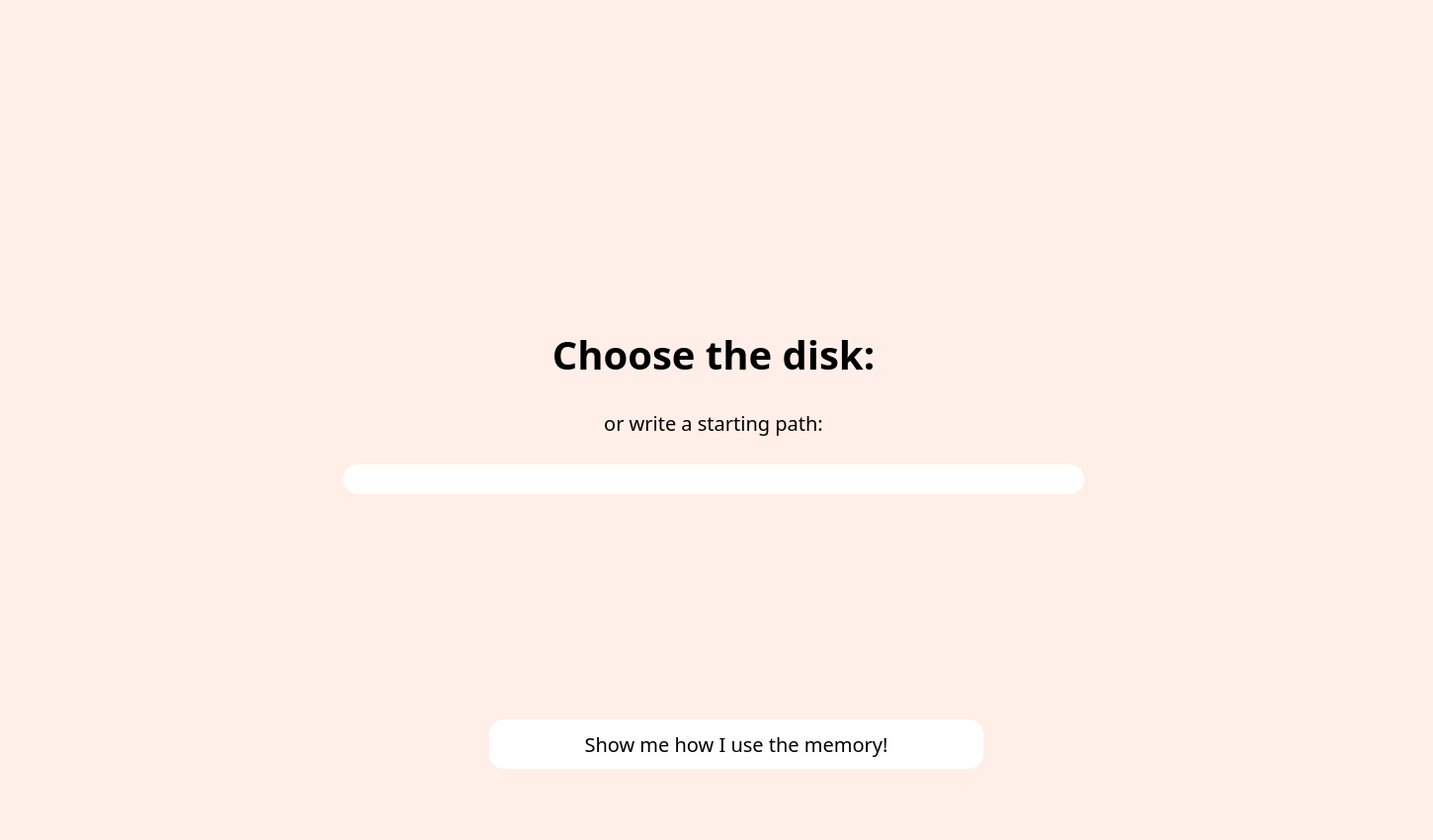
<?xml version="1.0" encoding="UTF-8"?>
<ui version="4.0">
 <class>StackedWidget</class>
 <widget class="QStackedWidget" name="StackedWidget">
  <property name="geometry">
   <rect>
    <x>0</x>
    <y>0</y>
    <width>1450</width>
    <height>850</height>
   </rect>
  </property>
  <property name="sizePolicy">
   <sizepolicy hsizetype="Expanding" vsizetype="Expanding">
    <horstretch>0</horstretch>
    <verstretch>0</verstretch>
   </sizepolicy>
  </property>
  <property name="windowTitle">
   <string>StackedWidget</string>
  </property>
  <property name="styleSheet">
   <string notr="true">background-color: rgb(255, 239, 232);</string>
  </property>
  <property name="currentIndex">
   <number>0</number>
  </property>
  <widget class="QWidget" name="page_1">
   <property name="sizePolicy">
    <sizepolicy hsizetype="Expanding" vsizetype="Expanding">
     <horstretch>0</horstretch>
     <verstretch>0</verstretch>
    </sizepolicy>
   </property>
   <layout class="QGridLayout" name="gridLayout">
    <item row="4" column="0">
     <spacer name="horizontalSpacer">
      <property name="orientation">
       <enum>Qt::Horizontal</enum>
      </property>
      <property name="sizeType">
       <enum>QSizePolicy::Fixed</enum>
      </property>
      <property name="sizeHint" stdset="0">
       <size>
        <width>40</width>
        <height>20</height>
       </size>
      </property>
     </spacer>
    </item>
    <item row="8" column="1">
     <spacer name="verticalSpacer_3">
      <property name="orientation">
       <enum>Qt::Vertical</enum>
      </property>
      <property name="sizeType">
       <enum>QSizePolicy::Fixed</enum>
      </property>
      <property name="sizeHint" stdset="0">
       <size>
        <width>20</width>
        <height>40</height>
       </size>
      </property>
     </spacer>
    </item>
    <item row="0" column="1">
     <spacer name="verticalSpacer">
      <property name="orientation">
       <enum>Qt::Vertical</enum>
      </property>
      <property name="sizeType">
       <enum>QSizePolicy::Fixed</enum>
      </property>
      <property name="sizeHint" stdset="0">
       <size>
        <width>20</width>
        <height>300</height>
       </size>
      </property>
     </spacer>
    </item>
    <item row="1" column="1">
     <widget class="QLabel" name="label">
      <property name="sizePolicy">
       <sizepolicy hsizetype="Expanding" vsizetype="Fixed">
        <horstretch>0</horstretch>
        <verstretch>20</verstretch>
       </sizepolicy>
      </property>
      <property name="font">
       <font>
        <family>Montserrat ExtraBold</family>
        <pointsize>30</pointsize>
        <weight>75</weight>
        <bold>true</bold>
        <stylestrategy>PreferDefault</stylestrategy>
       </font>
      </property>
      <property name="text">
       <string>Choose the disk:</string>
      </property>
      <property name="alignment">
       <set>Qt::AlignCenter</set>
      </property>
     </widget>
    </item>
    <item row="7" column="1" colspan="2" alignment="Qt::AlignHCenter">
     <widget class="QPushButton" name="startButton">
      <property name="sizePolicy">
       <sizepolicy hsizetype="Fixed" vsizetype="Fixed">
        <horstretch>0</horstretch>
        <verstretch>0</verstretch>
       </sizepolicy>
      </property>
      <property name="minimumSize">
       <size>
        <width>500</width>
        <height>50</height>
       </size>
      </property>
      <property name="font">
       <font>
        <family>Montserrat Medium</family>
        <pointsize>15</pointsize>
        <stylestrategy>PreferAntialias</stylestrategy>
       </font>
      </property>
      <property name="styleSheet">
       <string notr="true">QPushButton {
background-color: rgb(255, 255, 255);
border-style: solid;
border-radius: 15px;
}

QPushButton:hover {
background-color: rgb(255, 246, 242);
}</string>
      </property>
      <property name="text">
       <string>Show me how I use the memory!</string>
      </property>
     </widget>
    </item>
    <item row="4" column="2">
     <spacer name="horizontalSpacer_2">
      <property name="orientation">
       <enum>Qt::Horizontal</enum>
      </property>
      <property name="sizeType">
       <enum>QSizePolicy::Fixed</enum>
      </property>
      <property name="sizeHint" stdset="0">
       <size>
        <width>40</width>
        <height>20</height>
       </size>
      </property>
     </spacer>
    </item>
    <item row="3" column="1">
     <widget class="QLabel" name="label_2">
      <property name="sizePolicy">
       <sizepolicy hsizetype="Expanding" vsizetype="Fixed">
        <horstretch>0</horstretch>
        <verstretch>0</verstretch>
       </sizepolicy>
      </property>
      <property name="font">
       <font>
        <family>Montserrat Medium</family>
        <pointsize>15</pointsize>
        <stylestrategy>PreferDefault</stylestrategy>
       </font>
      </property>
      <property name="text">
       <string>or write a starting path:</string>
      </property>
      <property name="alignment">
       <set>Qt::AlignCenter</set>
      </property>
     </widget>
    </item>
    <item row="2" column="1">
     <layout class="QHBoxLayout" name="disksLayout">
      <property name="sizeConstraint">
       <enum>QLayout::SetNoConstraint</enum>
      </property>
     </layout>
    </item>
    <item row="4" column="1" alignment="Qt::AlignHCenter">
     <widget class="QLineEdit" name="customPathEdit">
      <property name="sizePolicy">
       <sizepolicy hsizetype="Fixed" vsizetype="Fixed">
        <horstretch>0</horstretch>
        <verstretch>0</verstretch>
       </sizepolicy>
      </property>
      <property name="minimumSize">
       <size>
        <width>750</width>
        <height>30</height>
       </size>
      </property>
      <property name="baseSize">
       <size>
        <width>0</width>
        <height>0</height>
       </size>
      </property>
      <property name="styleSheet">
       <string notr="true">background-color: rgb(255, 255, 255);
border-style: solid;
border-radius: 15px;</string>
      </property>
      <property name="alignment">
       <set>Qt::AlignCenter</set>
      </property>
     </widget>
    </item>
    <item row="5" column="1">
     <spacer name="verticalSpacer_2">
      <property name="orientation">
       <enum>Qt::Vertical</enum>
      </property>
      <property name="sizeType">
       <enum>QSizePolicy::Fixed</enum>
      </property>
      <property name="sizeHint" stdset="0">
       <size>
        <width>20</width>
        <height>200</height>
       </size>
      </property>
     </spacer>
    </item>
   </layout>
  </widget>
  <widget class="QWidget" name="page_2">
   <property name="sizePolicy">
    <sizepolicy hsizetype="Expanding" vsizetype="Expanding">
     <horstretch>0</horstretch>
     <verstretch>0</verstretch>
    </sizepolicy>
   </property>
   <layout class="QGridLayout" name="gridLayout_3">
    <item row="3" column="1">
     <widget class="QProgressBar" name="progressBar">
      <property name="sizePolicy">
       <sizepolicy hsizetype="Expanding" vsizetype="Fixed">
        <horstretch>0</horstretch>
        <verstretch>0</verstretch>
       </sizepolicy>
      </property>
      <property name="minimumSize">
       <size>
        <width>0</width>
        <height>40</height>
       </size>
      </property>
      <property name="styleSheet">
       <string notr="true">QProgressBar {
border: none;
background-color: rgb(255, 255, 255);
border-radius: 15px;
text-align: center;
}

QProgressBar::chunk {
background-color: rgb(255, 186, 158);
border-radius: 15px;
}</string>
      </property>
      <property name="value">
       <number>24</number>
      </property>
      <property name="alignment">
       <set>Qt::AlignRight|Qt::AlignTrailing|Qt::AlignVCenter</set>
      </property>
     </widget>
    </item>
    <item row="3" column="2">
     <spacer name="horizontalSpacer_6">
      <property name="orientation">
       <enum>Qt::Horizontal</enum>
      </property>
      <property name="sizeType">
       <enum>QSizePolicy::Fixed</enum>
      </property>
      <property name="sizeHint" stdset="0">
       <size>
        <width>40</width>
        <height>20</height>
       </size>
      </property>
     </spacer>
    </item>
    <item row="4" column="1">
     <spacer name="verticalSpacer_6">
      <property name="orientation">
       <enum>Qt::Vertical</enum>
      </property>
      <property name="sizeType">
       <enum>QSizePolicy::Fixed</enum>
      </property>
      <property name="sizeHint" stdset="0">
       <size>
        <width>20</width>
        <height>40</height>
       </size>
      </property>
     </spacer>
    </item>
    <item row="3" column="0">
     <spacer name="horizontalSpacer_5">
      <property name="orientation">
       <enum>Qt::Horizontal</enum>
      </property>
      <property name="sizeType">
       <enum>QSizePolicy::Fixed</enum>
      </property>
      <property name="sizeHint" stdset="0">
       <size>
        <width>40</width>
        <height>20</height>
       </size>
      </property>
     </spacer>
    </item>
    <item row="2" column="1">
     <spacer name="verticalSpacer_7">
      <property name="orientation">
       <enum>Qt::Vertical</enum>
      </property>
      <property name="sizeType">
       <enum>QSizePolicy::Fixed</enum>
      </property>
      <property name="sizeHint" stdset="0">
       <size>
        <width>20</width>
        <height>40</height>
       </size>
      </property>
     </spacer>
    </item>
    <item row="1" column="1" alignment="Qt::AlignHCenter">
     <widget class="QLabel" name="label_3">
      <property name="text">
       <string>TextLabel</string>
      </property>
     </widget>
    </item>
    <item row="0" column="1">
     <spacer name="verticalSpacer_8">
      <property name="orientation">
       <enum>Qt::Vertical</enum>
      </property>
      <property name="sizeType">
       <enum>QSizePolicy::Fixed</enum>
      </property>
      <property name="sizeHint" stdset="0">
       <size>
        <width>20</width>
        <height>40</height>
       </size>
      </property>
     </spacer>
    </item>
   </layout>
  </widget>
  <widget class="QWidget" name="page_3">
   <property name="sizePolicy">
    <sizepolicy hsizetype="Expanding" vsizetype="Expanding">
     <horstretch>0</horstretch>
     <verstretch>0</verstretch>
    </sizepolicy>
   </property>
   <layout class="QGridLayout" name="gridLayout_2">
    <item row="3" column="1">
     <spacer name="verticalSpacer_5">
      <property name="orientation">
       <enum>Qt::Vertical</enum>
      </property>
      <property name="sizeType">
       <enum>QSizePolicy::Fixed</enum>
      </property>
      <property name="sizeHint" stdset="0">
       <size>
        <width>20</width>
        <height>40</height>
       </size>
      </property>
     </spacer>
    </item>
    <item row="1" column="3">
     <spacer name="horizontalSpacer_4">
      <property name="orientation">
       <enum>Qt::Horizontal</enum>
      </property>
      <property name="sizeType">
       <enum>QSizePolicy::Fixed</enum>
      </property>
      <property name="sizeHint" stdset="0">
       <size>
        <width>40</width>
        <height>20</height>
       </size>
      </property>
     </spacer>
    </item>
    <item row="1" column="0">
     <spacer name="horizontalSpacer_3">
      <property name="orientation">
       <enum>Qt::Horizontal</enum>
      </property>
      <property name="sizeType">
       <enum>QSizePolicy::Fixed</enum>
      </property>
      <property name="sizeHint" stdset="0">
       <size>
        <width>40</width>
        <height>20</height>
       </size>
      </property>
     </spacer>
    </item>
    <item row="1" column="2">
     <widget class="QChartView" name="chart">
      <property name="sizePolicy">
       <sizepolicy hsizetype="Preferred" vsizetype="Expanding">
        <horstretch>2</horstretch>
        <verstretch>0</verstretch>
       </sizepolicy>
      </property>
      <property name="font">
       <font>
        <stylestrategy>PreferDefault</stylestrategy>
       </font>
      </property>
      <property name="styleSheet">
       <string notr="true">background-color: rgb(255, 255, 255);
border-style: solid;
border-radius: 15px;</string>
      </property>
     </widget>
    </item>
    <item row="3" column="2">
     <spacer name="verticalSpacer_9">
      <property name="orientation">
       <enum>Qt::Vertical</enum>
      </property>
      <property name="sizeType">
       <enum>QSizePolicy::Fixed</enum>
      </property>
      <property name="sizeHint" stdset="0">
       <size>
        <width>20</width>
        <height>40</height>
       </size>
      </property>
     </spacer>
    </item>
    <item row="0" column="1">
     <spacer name="verticalSpacer_4">
      <property name="orientation">
       <enum>Qt::Vertical</enum>
      </property>
      <property name="sizeType">
       <enum>QSizePolicy::Fixed</enum>
      </property>
      <property name="sizeHint" stdset="0">
       <size>
        <width>20</width>
        <height>40</height>
       </size>
      </property>
     </spacer>
    </item>
    <item row="1" column="1" rowspan="2">
     <widget class="QTreeWidget" name="filesTreeWidget">
      <property name="enabled">
       <bool>true</bool>
      </property>
      <property name="sizePolicy">
       <sizepolicy hsizetype="Preferred" vsizetype="Expanding">
        <horstretch>3</horstretch>
        <verstretch>0</verstretch>
       </sizepolicy>
      </property>
      <property name="font">
       <font>
        <stylestrategy>PreferDefault</stylestrategy>
       </font>
      </property>
      <property name="styleSheet">
       <string notr="true">QTreeWidget {
background-color: rgb(255, 255, 255);
border-style: solid;
border-radius: 15px;
}
QHeaderView {
background-color: rgb(255, 255, 255);
border-style: solid;
border-radius: 15px;
}
QHeaderView::section {
background-color: rgb(255, 255, 255);
border-style: solid;
border-radius: 15px;
}

QScrollBar:vertical {
	border: none;
    background: rgb(255, 246, 242);
    width: 14px;
    margin: 15px 0 15px 0;
	border-radius: 0px;
 }

/*  HANDLE BAR VERTICAL */
QScrollBar::handle:vertical {	
	background-color: rgb(255, 186, 158);
	min-height: 30px;
	border-radius: 7px;
}

QScrollBar::handle:vertical:hover{	
	background-color: rgb(255, 200, 179);
}

QScrollBar::sub-line:vertical {
	border: none;
	background-color: rgb(255, 186, 158);
	height: 15px;
	border-top-left-radius: 7px;
	border-top-right-radius: 7px;
	border-bottom-left-radius: 7px;
	border-bottom-right-radius: 7px;
	subcontrol-position: top;
	subcontrol-origin: margin;
}
QScrollBar::sub-line:vertical:hover {	
	background-color:  rgb(255, 200, 179);
}
QScrollBar::add-line:vertical {
	border: none;
	background-color: rgb(255, 186, 158);
	height: 15px;
	border-top-left-radius: 7px;
	border-top-right-radius: 7px;
	border-bottom-left-radius: 7px;
	border-bottom-right-radius: 7px;
	subcontrol-position: bottom;
	subcontrol-origin: margin;
}
QScrollBar::sub-line:vertical:hover {	
	background-color:  rgb(255, 200, 179);
}

QScrollBar:horizontal {
	border: none;
    background: rgb(255, 246, 242);
	height: 14 px;
	margin: 0 15px 0 15px;
	border-radius: 0px;
 }

/*  HANDLE BAR VERTICAL */
QScrollBar::handle:horizontal {	
	background-color: rgb(255, 186, 158);
	min-width: 30px;
	border-radius: 7px;
}
QScrollBar::handle:horizontal:hover{	
	background-color: rgb(255, 200, 179);
}
QScrollBar::sub-line:horizontal {
	border: none;
	background-color: rgb(255, 186, 158);
	width: 15px;
	border-top-left-radius: 7px;
	border-top-right-radius: 7px;
	border-bottom-left-radius: 7px;
	border-bottom-right-radius: 7px;
	subcontrol-position: left;
	subcontrol-origin: margin;
}
QScrollBar::sub-line:horizontal:hover {	
	background-color:  rgb(255, 200, 179);
}
QScrollBar::add-line:horizontal {
	border: none;
	background-color: rgb(255, 186, 158);
	width: 15px;
	border-top-left-radius: 7px;
	border-top-right-radius: 7px;
	border-bottom-left-radius: 7px;
	border-bottom-right-radius: 7px;
	subcontrol-position: right;
	subcontrol-origin: margin;
}
QScrollBar::sub-line:horizontal:hover {	
	background-color:  rgb(255, 200, 179);
}

QScrollBar:horizontal {
	border: none;
    background: rgb(255, 246, 242);
	width: 14 px;
	margin: 0 15px 0 15px;
	border-radius: 0px;
 }
</string>
      </property>
      <column>
       <property name="text">
        <string notr="true">File/folder name</string>
       </property>
       <property name="font">
        <font>
         <family>Montserrat Medium</family>
         <italic>false</italic>
        </font>
       </property>
      </column>
      <column>
       <property name="text">
        <string>Size</string>
       </property>
       <property name="font">
        <font>
         <family>Montserrat Medium</family>
        </font>
       </property>
      </column>
      <column>
       <property name="text">
        <string>Creation date</string>
       </property>
       <property name="font">
        <font>
         <family>Montserrat Medium</family>
        </font>
       </property>
      </column>
      <column>
       <property name="text">
        <string>Change date</string>
       </property>
       <property name="font">
        <font>
         <family>Montserrat Medium</family>
        </font>
       </property>
      </column>
      <column>
       <property name="text">
        <string>Extension</string>
       </property>
       <property name="font">
        <font>
         <family>Montserrat Medium</family>
        </font>
       </property>
      </column>
      <column>
       <property name="text">
        <string>Owner</string>
       </property>
       <property name="font">
        <font>
         <family>Montserrat Medium</family>
         <italic>false</italic>
        </font>
       </property>
      </column>
     </widget>
    </item>
    <item row="2" column="2">
     <layout class="QGridLayout" name="gridLayout_4">
      <item row="0" column="0">
       <widget class="QWidget" name="filterWidget" native="true">
        <property name="styleSheet">
         <string notr="true">background-color: rgb(255, 255, 255);
border: none;
border-radius: 15px;</string>
        </property>
        <layout class="QHBoxLayout" name="horizontalLayout_4">
         <item>
          <widget class="QLabel" name="filterLabel">
           <property name="sizePolicy">
            <sizepolicy hsizetype="Fixed" vsizetype="Preferred">
             <horstretch>0</horstretch>
             <verstretch>0</verstretch>
            </sizepolicy>
           </property>
           <property name="font">
            <font>
             <family>Montserrat Medium</family>
            </font>
           </property>
           <property name="text">
            <string>Filter by:</string>
           </property>
          </widget>
         </item>
         <item>
          <widget class="QComboBox" name="filterComboBox">
           <property name="font">
            <font>
             <family>Montserrat Medium</family>
            </font>
           </property>
           <property name="styleSheet">
            <string notr="true">QComboBox::drop-down {
border: 0px;
}

QComboBox::down-arrow {
image: url(:/down arrow/down arrow.ico);
width: 12px;
height: 12px;
}</string>
           </property>
           <item>
            <property name="text">
             <string>no filter</string>
            </property>
           </item>
           <item>
            <property name="text">
             <string>bla</string>
            </property>
           </item>
          </widget>
         </item>
        </layout>
       </widget>
      </item>
      <item row="1" column="0">
       <widget class="QWidget" name="sortWIdget" native="true">
        <property name="styleSheet">
         <string notr="true">background-color: rgb(255, 255, 255);
border: none;
border-radius: 15px;</string>
        </property>
        <layout class="QHBoxLayout" name="horizontalLayout_2">
         <item>
          <widget class="QLabel" name="sortingByLabel">
           <property name="sizePolicy">
            <sizepolicy hsizetype="Fixed" vsizetype="Preferred">
             <horstretch>0</horstretch>
             <verstretch>0</verstretch>
            </sizepolicy>
           </property>
           <property name="font">
            <font>
             <family>Montserrat Medium</family>
            </font>
           </property>
           <property name="text">
            <string>Sort by:</string>
           </property>
          </widget>
         </item>
         <item>
          <widget class="QComboBox" name="sortingComboBox">
           <property name="font">
            <font>
             <family>Montserrat Medium</family>
            </font>
           </property>
           <property name="styleSheet">
            <string notr="true">QComboBox::drop-down {
border: 0px;
}

QComboBox::down-arrow {
image: url(:/down arrow/down arrow.ico);
width: 12px;
height: 12px;
}</string>
           </property>
           <item>
            <property name="text">
             <string>no sort</string>
            </property>
           </item>
           <item>
            <property name="text">
             <string>size</string>
            </property>
           </item>
           <item>
            <property name="text">
             <string>change date</string>
            </property>
           </item>
           <item>
            <property name="text">
             <string>creation date</string>
            </property>
           </item>
          </widget>
         </item>
        </layout>
       </widget>
      </item>
      <item row="0" column="1">
       <widget class="QWidget" name="groupWidget" native="true">
        <property name="styleSheet">
         <string notr="true">background-color: rgb(255, 255, 255);
border: none;
border-radius: 15px;</string>
        </property>
        <layout class="QHBoxLayout" name="horizontalLayout">
         <item>
          <widget class="QLabel" name="groupLabel">
           <property name="sizePolicy">
            <sizepolicy hsizetype="Fixed" vsizetype="Preferred">
             <horstretch>0</horstretch>
             <verstretch>0</verstretch>
            </sizepolicy>
           </property>
           <property name="font">
            <font>
             <family>Montserrat Medium</family>
            </font>
           </property>
           <property name="text">
            <string>Group by:</string>
           </property>
          </widget>
         </item>
         <item>
          <widget class="QComboBox" name="groupingComboBox">
           <property name="sizePolicy">
            <sizepolicy hsizetype="Preferred" vsizetype="Fixed">
             <horstretch>0</horstretch>
             <verstretch>0</verstretch>
            </sizepolicy>
           </property>
           <property name="font">
            <font>
             <family>Montserrat Medium</family>
             <italic>false</italic>
            </font>
           </property>
           <property name="styleSheet">
            <string notr="true">QComboBox::drop-down {
border: 0px;
}

QComboBox::down-arrow {
image: url(:/down arrow/down arrow.ico);
width: 12px;
height: 12px;
}</string>
           </property>
           <item>
            <property name="text">
             <string>no grouping</string>
            </property>
           </item>
           <item>
            <property name="text">
             <string>name</string>
            </property>
           </item>
           <item>
            <property name="text">
             <string>size</string>
            </property>
           </item>
           <item>
            <property name="text">
             <string>extension</string>
            </property>
           </item>
           <item>
            <property name="text">
             <string>change date</string>
            </property>
           </item>
           <item>
            <property name="text">
             <string>creation date</string>
            </property>
           </item>
           <item>
            <property name="text">
             <string>owner</string>
            </property>
           </item>
          </widget>
         </item>
        </layout>
       </widget>
      </item>
      <item row="1" column="1">
       <widget class="QWidget" name="sortingOrder" native="true">
        <property name="styleSheet">
         <string notr="true">background-color: rgb(255, 255, 255);
border: none;
border-radius: 15px;</string>
        </property>
        <layout class="QHBoxLayout" name="horizontalLayout_3">
         <item>
          <widget class="QLabel" name="sortingOrderLabel">
           <property name="sizePolicy">
            <sizepolicy hsizetype="Fixed" vsizetype="Preferred">
             <horstretch>0</horstretch>
             <verstretch>0</verstretch>
            </sizepolicy>
           </property>
           <property name="font">
            <font>
             <family>Montserrat Medium</family>
            </font>
           </property>
           <property name="text">
            <string>Sorting order:</string>
           </property>
          </widget>
         </item>
         <item>
          <widget class="QCheckBox" name="descendingCheckBox">
           <property name="sizePolicy">
            <sizepolicy hsizetype="Fixed" vsizetype="Fixed">
             <horstretch>0</horstretch>
             <verstretch>0</verstretch>
            </sizepolicy>
           </property>
           <property name="font">
            <font>
             <family>Montserrat Medium</family>
            </font>
           </property>
           <property name="styleSheet">
            <string notr="true">QCheckBox::indicator:checked {
	background-color: rgb(255, 186, 158);
	border-radius: 5px;
}

QCheckBox::indicator:unchecked {
	border-radius: 5px;
	border: 2px solid #ffba9e;
}</string>
           </property>
           <property name="text">
            <string>by descending</string>
           </property>
           <property name="checked">
            <bool>true</bool>
           </property>
          </widget>
         </item>
         <item>
          <widget class="QCheckBox" name="ascendingCheckBox">
           <property name="font">
            <font>
             <family>Montserrat Medium</family>
            </font>
           </property>
           <property name="styleSheet">
            <string notr="true">QCheckBox::indicator:checked {
	background-color: rgb(255, 186, 158);
	border-radius: 5px;
}

QCheckBox::indicator:unchecked {
	border-radius: 5px;
	border: 2px solid #ffba9e;
}</string>
           </property>
           <property name="text">
            <string>by ascending</string>
           </property>
          </widget>
         </item>
        </layout>
       </widget>
      </item>
     </layout>
    </item>
   </layout>
  </widget>
 </widget>
 <customwidgets>
  <customwidget>
   <class>QChartView</class>
   <extends>QGraphicsView</extends>
   <header>PyQt5.QtChart</header>
  </customwidget>
 </customwidgets>
 <resources>
  <include location="../assets/icons/down arrow.qrc"/>
 </resources>
 <connections/>
</ui>
